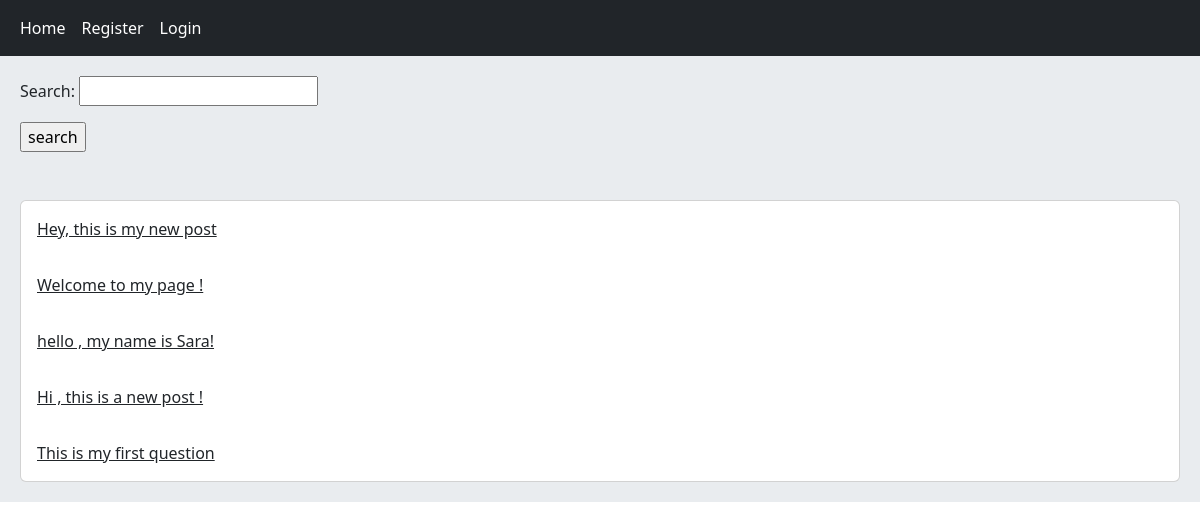
/home/, run on an earlier commit of the app's database.
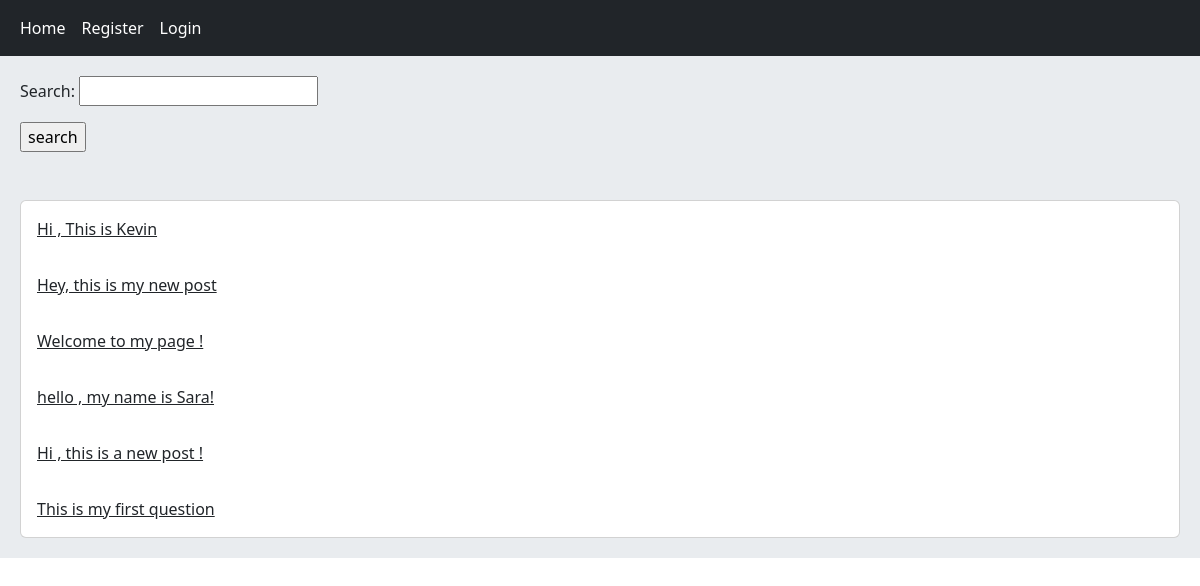
And on a later commit of the database.
### home/models.py (models this page shows, shortened)
class Post(models.Model):
    user = models.ForeignKey(User, on_delete=models.CASCADE ,related_name='posts')
    body = models.TextField()
    slug = models.SlugField()
    created = models.DateTimeField(auto_now_add=True)
    updated = models.DateTimeField(auto_now=True)
    class Meta:
        ordering = ('-created',)
    def get_absolute_url(self):
        return reverse('home:post_detail',args=(self.id,self.slug))

### home/views.py (the view)
# urls.py: path('', views.HomeView.as_view() , name='index'),
class HomeView(View):
    form_class = PostSearchForm
    def get(self,request):
        posts = Post.objects.all()
        if request.GET.get('search'):
            posts = posts.filter(body__contains=request.GET['search'])
        return render(request, 'home/index.html',{'posts':posts , 'form':self.form_class})

### home/templates/home/index.html
{% extends 'base.html' %}
{% block content %}
   <form action="" method="get">
      {{ form.as_p }}
      <input type="submit" value="search">
   </form><br><br>
   <div class="card">
      {% for post in posts %}
         <a href="{{ post.get_absolute_url }}" class="card-body">{{ post.body|truncatewords:8 }}</a>
      {% endfor %}
   </div>
{% endblock %}

What changed in the data, as far as the page shows it:
added Post: body "Hi , This is Kevin"
